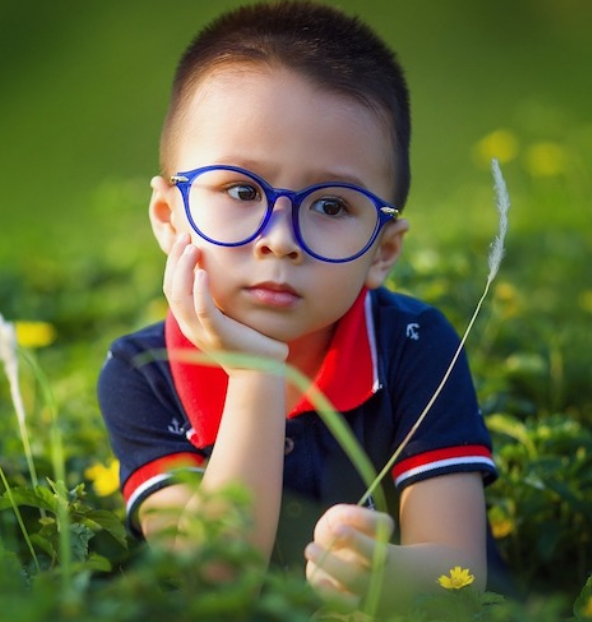
#> input picture download.png, 592 x 622 px, found by its file name
$ jupyter execute hsv.ipynb
#> lines starting #> are read from the running program, lines starting #| are printed output that depends on the picture; after the words box and inside, x2 and y2 are one past the last pixel; in counts of white or black regions, pixels touching at a corner belong together
[cell 1]
import cv2
import matplotlib.pyplot as plt
import numpy as np

[cell 2]
cv2.__version__

[cell 3]
img = cv2.imread('download.png')
#> img is the input picture: shape (622, 592, 3); mean B, G, R 61.7, 102.5, 99.6
plt.imshow(img[...,::-1])

[cell 4]
lb = np.array([0,50,50])
ub = np.array([10,255,255])
mask = cv2.inRange(img, lb, ub)
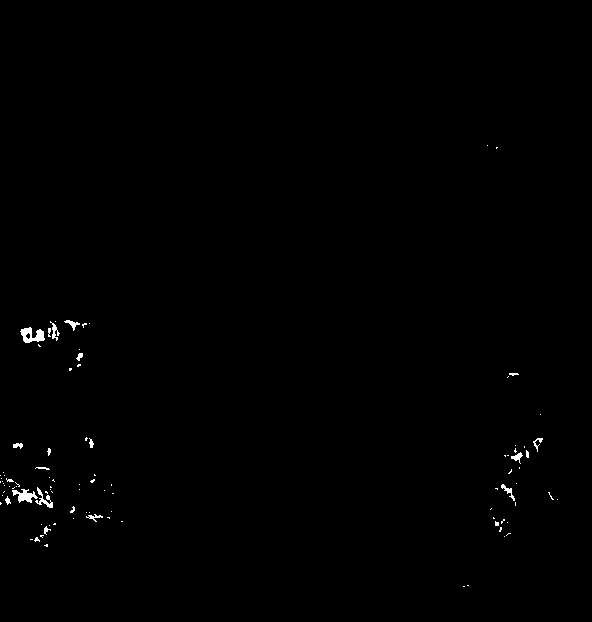
#> mask: shape (622, 592); 0.4% white; 96 white regions (77 under 20 px), largest, box (x1, y1, x2, y2) and area: (20, 327, 45, 343) 231, (12, 489, 38, 503) 185, (35, 487, 53, 508) 123

[cell 5]
plt.imshow(mask, cmap = 'gray')

[cell 6]
print(type(mask))
#| <class 'numpy.ndarray'>

[cell 7]
for i in range(0, img.shape[0]):
    for j in range(0, img.shape[1]):
        if mask[i][j] > 0:
            print(mask[i][j])
#> this loop made 622 passes
#> (printed output is left out)

[cell 8]
print(mask)
#> (printed output is left out)
